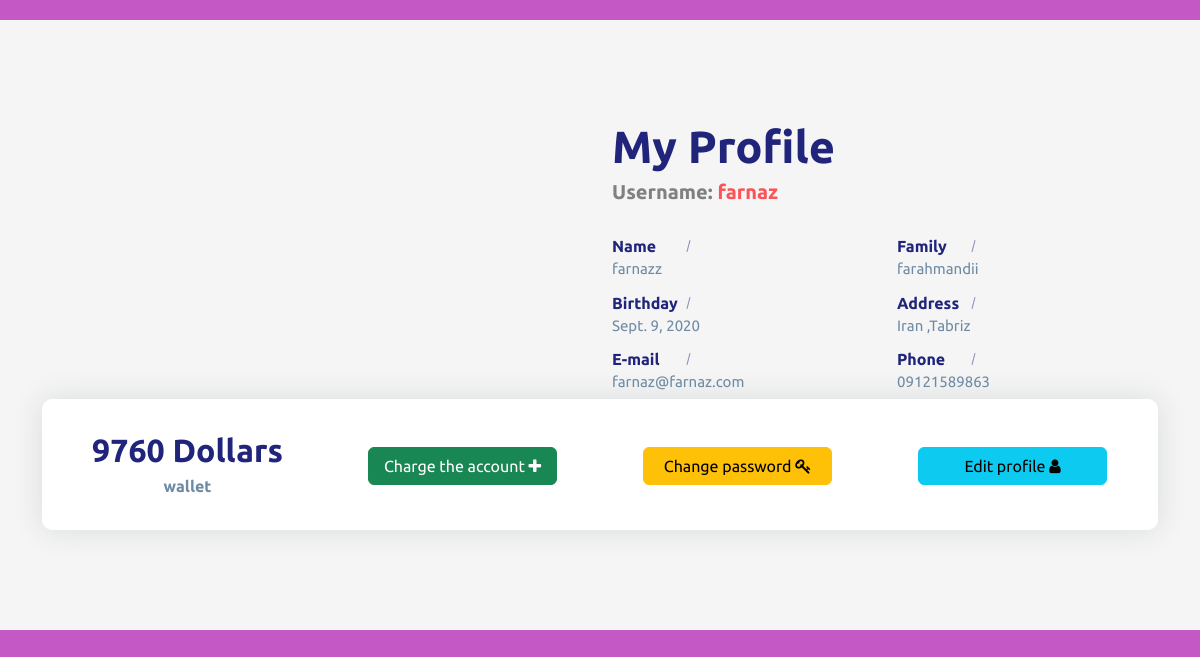
Page /user/profile (signed in) on the committed database.
### account_module/models.py (models this page shows, shortened)
class User(AbstractUser):
    image = models.ImageField(upload_to='user_image/', default='default/user_image/user.png')
    email = models.EmailField()
    password = models.CharField(max_length=100)
    confirm_password = models.CharField(max_length=100)
    is_active = models.BooleanField(default=False)
    address = models.TextField(null=True, blank=True)
    mobile = models.CharField(max_length=11, null=True, blank=True)
    birth_date = models.DateField(null=True, blank=True)
    balance = models.IntegerField(default=0)
    MALE = 1
    FEMALE = 2
    GENDER_CHOICES = ((MALE, 'male'), (FEMALE, 'female'))
    gender = models.IntegerField(choices=GENDER_CHOICES, null=True, blank=True)

### account_module/views.py (the view)
# urls.py: path('profile', views.Profile.as_view(), name='profile'),
class Profile(View):
    def get(self, request):
        profile = request.user
        context = {
            'profile': profile
        }
        return render(request, 'account_module/profile_page.html', context)

### account_module/templates/account_module/profile_page.html (shortened to what this page needs)
{% extends 'shared/_layout.html' %}
{% load sorl_thumbnail %}
{% block header_references %}
    <link rel="stylesheet" href="/static/css/profile.css">
{% endblock %}
{% block content %}
    <section class="section about-section gray-bg" id="about">
        <div class="container">
            <div class="row align-items-center flex-row-reverse">
                <div class="col-lg-6">
                    <div class="about-text go-to">
                        <h3 class="dark-color">My Profile</h3>
                        <h6 class="theme-color lead"><span
                                id="span_for_username">Username:     </span> {{ profile.username }}</h6>
                        <div class="row about-list">
                            <div class="col-md-6">
                                <div class="media">
                                    <label>Name</label>
                                    <p>{{ profile.first_name }}</p>
                                </div>
                                <div class="media">
                                    <label>Birthday</label>
                                    <p>{{ profile.birth_date }}</p>
                                </div>
                                <div class="media">
                                    <label>E-mail</label>
                                    <p>{{ profile.email }}</p>
                                </div>
                            </div>
                        <div class="col-md-6">
                            <div class="media">
                                <label>Family</label>
                                <p>{{ profile.last_name }}</p>
                            </div>
                            <div class="media">
                                <label>Address</label>
                                <p>{{ profile.address }}</p>
                            </div>
                            <div class="media">
                                <label>Phone</label>
                                <p>{{ profile.mobile }} </p>
                            </div>
                        </div>
                    </div>
                </div>
            </div>
            <div class="col-lg-6">
                <div class="about-avatar">
                </div>
            </div>
        </div>
        <div class="counter">
            <div class="row">
                <div class="col-6 col-lg-3">
                    <div class="count-data text-center">
                        <h6 class="count h2">{{ profile.balance }} Dollars</h6>
                        <p class="m-0px font-w-600">wallet</p>
                    </div>
                </div>
                <div class="col-6 col-lg-3">
                    <div class="count-data text-center">
                        <a href="{% url 'not_yet_completed' %}" class="btn btn-success mt-3 w-75 ">Charge the account
                            <i class="fa fa-plus"></i>
                        </a>
                    </div>
                </div>
                <div class="col-6 col-lg-3">
                    <div class="count-data text-center">
                        <a href="{% url 'change_password' %}" class="btn btn-warning mt-3 w-75">Change password
                            <i class="fa fa-key"></i>
                        </a>
                    </div>
                </div>
                <div class="col-6 col-lg-3">
                    <div class="count-data text-center">
                        <a href="{% url 'edit_profile' %}" class="btn btn-info mt-3 w-75">Edit profile
                            <i class="fa fa-user"></i>
                        </a>
                    </div>
                </div>
            </div>
        </div>
        </div>
    </section>
{% endblock %}

### static/css/profile.css (style rules this page uses)
body { color: #6F8BA4; margin-top:20px; }
.section { padding: 100px 0; position: relative; }
.gray-bg { background-color: #f5f5f5; }
.about-text h3 { font-size: 45px; font-weight: 700; margin: 0 0 6px; }
.about-text h6 { font-weight: 600; margin-bottom: 15px; }
.about-text p { font-size: 18px; max-width: 450px; }
.about-list { padding-top: 10px; }
.about-list .media { padding: 5px 0; }
.about-list label { color: #20247b; font-weight: 600; width: 88px; margin: 0; position: relative; }
.about-list label:after { content: ""; position: absolute; top: 0; bottom: 0; right: 11px; width: 1px; height: 12px; background: #20247b; -moz-transform: rotate(15deg); -o-transform: rotate(15deg); -ms-transform: rotate(15deg); -webkit-transform: rotate(15deg); transform: rotate(15deg); margin: auto; opacity: 0.5; }
.about-list p { margin: 0; font-size: 15px; }
.about-section .counter { padding: 22px 20px; background: #ffffff; border-radius: 10px; box-shadow: 0 0 30px rgba(31, 45, 61, 0.125); }
.about-section .counter .count-data { margin-top: 10px; margin-bottom: 10px; }
.about-section .counter .count { font-weight: 700; color: #20247b; margin: 0 0 5px; }
.about-section .counter p { font-weight: 600; margin: 0; }
.theme-color { color: #fc5356; }
.dark-color { color: #20247b; }

### rows in the picture
User: username "farnaz", first_name "farnazz", birth_date "Sept. 9, 2020", email "farnaz@farnaz.com", last_name "farahmandii", address "Iran ,Tabriz", mobile "09121589863", balance "9760"
